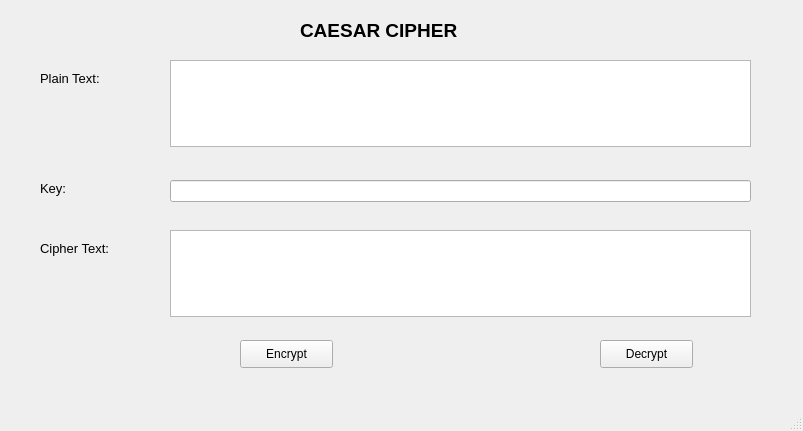
<?xml version="1.0" encoding="UTF-8"?>
<ui version="4.0">
 <class>caesar</class>
 <widget class="QMainWindow" name="caesar">
  <property name="geometry">
   <rect>
    <x>0</x>
    <y>0</y>
    <width>803</width>
    <height>431</height>
   </rect>
  </property>
  <property name="windowTitle">
   <string>Caesar Cipher</string>
  </property>
  <property name="dockNestingEnabled">
   <bool>false</bool>
  </property>
  <widget class="QWidget" name="centralwidget">
   <widget class="QLabel" name="label">
    <property name="geometry">
     <rect>
      <x>300</x>
      <y>20</y>
      <width>201</width>
      <height>21</height>
     </rect>
    </property>
    <property name="font">
     <font>
      <family>Arial</family>
      <pointsize>14</pointsize>
      <weight>75</weight>
      <bold>true</bold>
     </font>
    </property>
    <property name="text">
     <string>CAESAR CIPHER</string>
    </property>
   </widget>
   <widget class="QLabel" name="label_2">
    <property name="geometry">
     <rect>
      <x>40</x>
      <y>70</y>
      <width>81</width>
      <height>16</height>
     </rect>
    </property>
    <property name="font">
     <font>
      <family>Arial</family>
      <pointsize>10</pointsize>
     </font>
    </property>
    <property name="text">
     <string>Plain Text:</string>
    </property>
   </widget>
   <widget class="QLabel" name="label_3">
    <property name="geometry">
     <rect>
      <x>40</x>
      <y>180</y>
      <width>41</width>
      <height>16</height>
     </rect>
    </property>
    <property name="font">
     <font>
      <family>Arial</family>
      <pointsize>10</pointsize>
     </font>
    </property>
    <property name="text">
     <string>Key:</string>
    </property>
   </widget>
   <widget class="QLabel" name="label_4">
    <property name="geometry">
     <rect>
      <x>40</x>
      <y>240</y>
      <width>91</width>
      <height>16</height>
     </rect>
    </property>
    <property name="font">
     <font>
      <family>Arial</family>
      <pointsize>10</pointsize>
     </font>
    </property>
    <property name="text">
     <string>Cipher Text:</string>
    </property>
   </widget>
   <widget class="QTextEdit" name="textEdit">
    <property name="geometry">
     <rect>
      <x>170</x>
      <y>60</y>
      <width>581</width>
      <height>87</height>
     </rect>
    </property>
   </widget>
   <widget class="QTextEdit" name="textEdit_2">
    <property name="geometry">
     <rect>
      <x>170</x>
      <y>230</y>
      <width>581</width>
      <height>87</height>
     </rect>
    </property>
   </widget>
   <widget class="QLineEdit" name="lineEdit">
    <property name="geometry">
     <rect>
      <x>170</x>
      <y>180</y>
      <width>581</width>
      <height>22</height>
     </rect>
    </property>
   </widget>
   <widget class="QPushButton" name="pushButton">
    <property name="geometry">
     <rect>
      <x>240</x>
      <y>340</y>
      <width>93</width>
      <height>28</height>
     </rect>
    </property>
    <property name="text">
     <string>Encrypt</string>
    </property>
   </widget>
   <widget class="QPushButton" name="pushButton_2">
    <property name="geometry">
     <rect>
      <x>600</x>
      <y>340</y>
      <width>93</width>
      <height>28</height>
     </rect>
    </property>
    <property name="text">
     <string>Decrypt</string>
    </property>
   </widget>
  </widget>
  <widget class="QMenuBar" name="menubar">
   <property name="geometry">
    <rect>
     <x>0</x>
     <y>0</y>
     <width>803</width>
     <height>26</height>
    </rect>
   </property>
  </widget>
  <widget class="QStatusBar" name="statusbar"/>
 </widget>
 <resources/>
 <connections/>
</ui>
